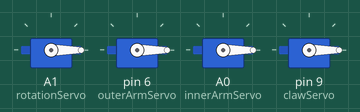
Recording of a sketch running on a simulated Arduino Uno, built with avr-gcc and run on an emulated ATmega328P. Parts: 4 × servo. What the sketch prints to the serial monitor is not drawn.

Above: at 0.4 s.
At 19.9 s:
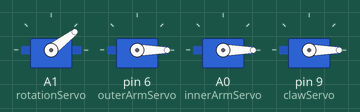
At 29.4 s:
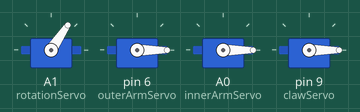
At 39.4 s:
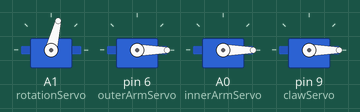
Timing chart, 0 to 40.0 s (numbered marks = the images above):
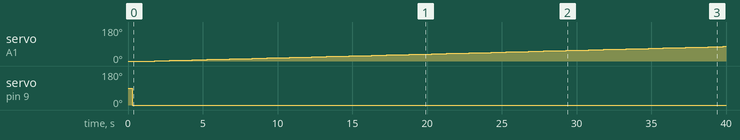

The sketch:

Testing_av_robotarm.ino
```cpp
#include <Servo.h>
/*** Lager servo object **/
Servo rotationServo;
Servo outerArmServo;
Servo innerArmServo;
Servo clawServo;
/*** Bestemmer start posisjon***/
int rotation = 0, outerArm = 0, innerArm = 0, claw = 0;

void setup() {
  Serial.begin(9600);

  rotationServo.attach(A1);
  outerArmServo.attach(6);
  innerArmServo.attach(A0);
  clawServo.attach(9);

  rotationServo.write(rotation);
  delay(100);
  outerArmServo.write(outerArm);
  delay(100);
  innerArmServo.write(innerArm);
  delay(100);
  clawServo.write(claw);
}

void loop() {
  delay(1000);

  for(rotation; rotation<180;rotation++) {
    rotationServo.write(rotation);
    Serial.write("Rotating\n");
    Serial.print(rotation);
    delay(500); //Justerer servo fart i ms
  }
  delay(1000);
/*
  if (rotation != 0){
    if(rotation < 0){
      for(rotation; rotation<0;rotation++){
        rotationServo.write(rotation);
        Serial.write("Comming home\n");
        delay(5); //Justerer servo fart i ms
      }
    }else{
      for(rotation; rotation>0;rotation--){
        rotationServo.write(rotation);
        Serial.write("Comming home\n");
        delay(10); //Justerer servo fart i ms
      }
    }
    Serial.write("Did I go home?");
    delay(10000);
  }
  */
}
```

Measured:
- by itself, servo on A1 (rotationServo): moves from 0° to 77° over 38.0 s
- by itself, servo on pin 9 (clawServo): 90° → 0° at 0.30 s
